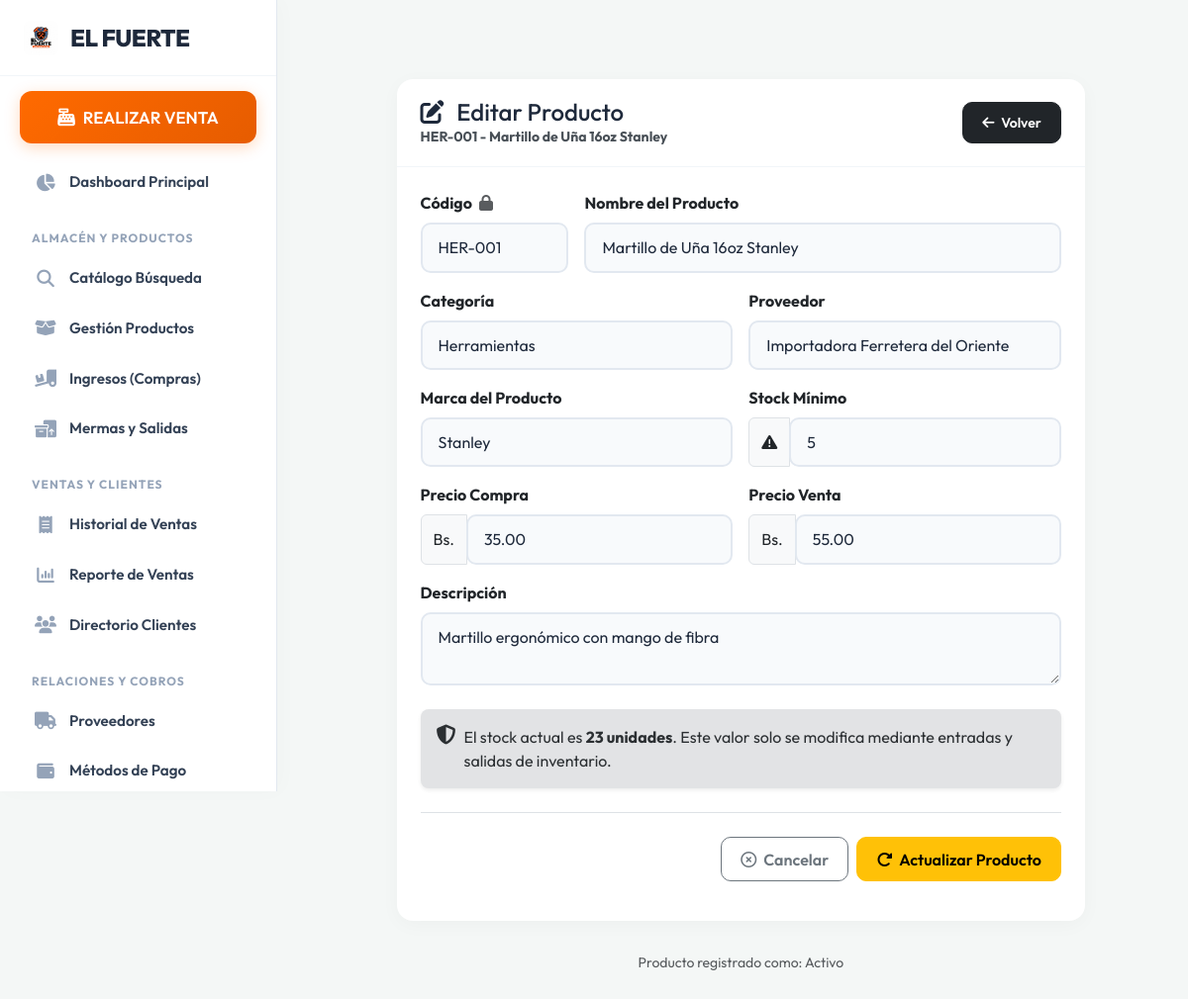
Page /productos/editar/1/ (signed in) on the committed database.
### producto/models.py (models this page shows, shortened)
class Producto(models.Model):
    codigo = models.CharField(
        max_length=50,
        unique=True,
        validators=[MaxLengthValidator(50)],
    )
    nombre = models.CharField(
        max_length=150,
        validators=[MaxLengthValidator(150)],
    )
    descripcion = models.TextField(blank=True, null=True)
    precio_compra = models.DecimalField(
        max_digits=10,
        decimal_places=2,
        validators=[MinValueValidator(Decimal("0.00"))],
    )
    precio_venta = models.DecimalField(
        max_digits=10,
        decimal_places=2,
        validators=[MinValueValidator(Decimal("0.00"))],
    )
    stock_actual = models.IntegerField(
        default=0,
        validators=[MinValueValidator(0)],
    )
    stock_minimo = models.IntegerField(
        default=5,
        validators=[MinValueValidator(0)],
    )
    categoria = models.ForeignKey(
        Categoria,
        on_delete=models.RESTRICT,
    )
    marca = models.ForeignKey(
        Marca,
        on_delete=models.RESTRICT,
        null=True,
        blank=True,
    )
    proveedor = models.ForeignKey(
        Proveedor,
        on_delete=models.RESTRICT,
    )
    activo = models.BooleanField(default=True)
    class Meta:
        verbose_name = "producto"
        verbose_name_plural = "productos"
        ordering = ["nombre"]
        indexes = [
            models.Index(fields=["codigo"]),
            models.Index(fields=["nombre"]),
            models.Index(fields=["activo"]),
            models.Index(fields=["categoria"]),
            models.Index(fields=["proveedor"]),
        ]
        constraints = [
            models.CheckConstraint(
                condition=Q(precio_compra__gte=0),
                name="producto_precio_compra_no_negativo",
            ),
            models.CheckConstraint(
                condition=Q(precio_venta__gte=0),
                name="producto_precio_venta_no_negativo",
            ),
            models.CheckConstraint(
                condition=Q(precio_venta__gte=F("precio_compra")),
                name="producto_precio_venta_mayor_igual_compra",
            ),
            models.CheckConstraint(
                condition=Q(stock_actual__gte=0),
                name="producto_stock_actual_no_negativo",
            ),
            models.CheckConstraint(
                condition=Q(stock_minimo__gte=0),
                name="producto_stock_minimo_no_negativo",
            ),
        ]

### producto/views.py (the view, shortened to what this page needs)
# urls.py: path('productos/editar/<int:producto_id>/', views.editar_producto, name='editar_producto'),
@requiere_permiso("change_producto")
def editar_producto(request, producto_id):
    producto = get_object_or_404(Producto, id=producto_id)
    form = ProductoForm(instance=producto, readonly_codigo=True)
    return render(request, "editar_producto.html", _producto_form_context(form=form, producto=producto))

### administracion/context_processors.py (called while the page is built, shortened)
def permisos_usuario(request):
    if request.user.is_authenticated:
        if request.user.is_superuser:
            from django.contrib.auth.models import Permission
            todos_los_permisos = Permission.objects.exclude(
                content_type__app_label__in=['admin', 'auth', 'contenttypes', 'sessions']
            ).values_list('codename', flat=True)
            return {'perms_ferreteria': list(todos_los_permisos)}
    return {'perms_ferreteria': []}

### producto/forms.py (called while the page is built)
    def _apply_bootstrap(self):
        for field in self.fields.values():
            widget = field.widget
            if isinstance(widget, forms.Select):
                widget.attrs.setdefault("class", "form-select")
            elif isinstance(widget, forms.Textarea):
                widget.attrs.setdefault("class", "form-control")
                widget.attrs.setdefault("rows", 2)
            else:
                widget.attrs.setdefault("class", "form-control")

### producto/models.py (called while the page is built)
    def __str__(self):
        return self.nombre

    def __str__(self):
        return self.nombre

    def __str__(self):
        return self.nombre_empresa

### producto/views.py (called while the page is built)
def _producto_form_context(form=None, producto=None):
    return {
        "form": form,
        "producto": producto,
        "categorias": Categoria.objects.all().order_by("nombre"),
        "proveedores": Proveedor.objects.all().order_by("nombre_empresa"),
        "marcas": Marca.objects.all().order_by("nombre"),
        "codigo_sugerido": form["codigo"].value() if form else _codigo_sugerido(),
    }

### templates/editar_producto.html (shortened to what this page needs)
{% extends 'base.html' %}
{% block contenido %}
<div class="container-fluid px-0">
    <div class="row justify-content-center">
        <div class="col-12 col-xl-10">
            <div class="card shadow border-0 rounded-4 mt-3">
                <div class="card-header bg-warning text-dark py-3 rounded-top-4">
                    <div class="d-flex align-items-center justify-content-between flex-wrap gap-2">
                        <div>
                            <h4 class="mb-0">
                                <i class="fa-solid fa-pen-to-square me-2"></i>
                                Editar Producto
                            </h4>
                            <small class="text-dark-emphasis">
                                {{ producto.codigo }} - {{ producto.nombre }}
                            </small>
                        </div>
                        <a href="{% url 'lista_productos' %}" class="btn btn-dark btn-sm">
                            <i class="fa-solid fa-arrow-left me-1"></i>
                            Volver
                        </a>
                    </div>
                </div>
                <div class="card-body p-4">
                    <form action="{% url 'editar_producto' producto.id %}" method="POST" novalidate>
                        <div class="row g-3 mb-3">
                            <div class="col-12 col-md-3">
                                <label for="{{ form.codigo.id_for_label }}" class="form-label fw-bold">
                                    Código
                                    <i class="fa-solid fa-lock text-muted ms-1"></i>
                                </label>
                                {{ form.codigo }}
                            </div>
                            <div class="col-12 col-md-9">
                                <label for="{{ form.nombre.id_for_label }}" class="form-label fw-bold">
                                    Nombre del Producto
                                </label>
                                {{ form.nombre }}
                            </div>
                        </div>
                        <div class="row g-3 mb-3">
                            <div class="col-12 col-md-6">
                                <label for="{{ form.categoria.id_for_label }}" class="form-label fw-bold">
                                    Categoría
                                </label>
                                {{ form.categoria }}
                            </div>
                            <div class="col-12 col-md-6">
                                <label for="{{ form.proveedor.id_for_label }}" class="form-label fw-bold">
                                    Proveedor
                                </label>
                                {{ form.proveedor }}
                            </div>
                        </div>
                        <div class="row g-3 mb-3">
                            <div class="col-12 col-md-6">
                                <label for="{{ form.marca.id_for_label }}" class="form-label fw-bold">
                                    Marca del Producto
                                </label>
                                {{ form.marca }}
                            </div>
                            <div class="col-12 col-md-6">
                                <label for="{{ form.stock_minimo.id_for_label }}" class="form-label fw-bold">
                                    Stock Mínimo
                                </label>
                                <div class="input-group">
                                    <span class="input-group-text bg-light">
                                        <i class="fa-solid fa-triangle-exclamation"></i>
                                    </span>
                                    {{ form.stock_minimo }}
                                </div>
                            </div>
                        </div>
                        <div class="row g-3 mb-3">
                            <div class="col-12 col-md-6">
                                <label for="{{ form.precio_compra.id_for_label }}" class="form-label fw-bold">
                                    Precio Compra
                                </label>
                                <div class="input-group">
                                    <span class="input-group-text">Bs.</span>
                                    {{ form.precio_compra }}
                                </div>
                            </div>
                            <div class="col-12 col-md-6">
                                <label for="{{ form.precio_venta.id_for_label }}" class="form-label fw-bold">
                                    Precio Venta
                                </label>
                                <div class="input-group">
                                    <span class="input-group-text">Bs.</span>
                                    {{ form.precio_venta }}
                                </div>
                            </div>
                        </div>
                        <div class="mb-4">
                            <label for="{{ form.descripcion.id_for_label }}" class="form-label fw-bold">
                                Descripción
                            </label>
                            {{ form.descripcion }}
                        </div>
                        <div class="alert alert-secondary border-0 shadow-sm rounded-3 py-3" role="alert">
                            <div class="d-flex gap-2">
                                <i class="fa-solid fa-shield-halved fs-5"></i>
                                <div>
                                    El stock actual es <strong>{{ producto.stock_actual }} unidades</strong>.
                                    Este valor solo se modifica mediante entradas y salidas de inventario.
                                </div>
                            </div>
                        </div>
                        <div class="border-top pt-4 mt-4 d-flex flex-column flex-md-row gap-2 justify-content-md-end">
                            <a href="{% url 'lista_productos' %}" class="btn btn-outline-secondary px-4">
                                <i class="fa-regular fa-circle-xmark me-1"></i>
                                Cancelar
                            </a>
                            <button type="submit" class="btn btn-warning px-4">
                                <i class="fa-solid fa-rotate-right me-1"></i>
                                Actualizar Producto
                            </button>
                        </div>
                    </form>
                </div>
            </div>
            <div class="text-center text-muted small mt-3">
                Producto registrado como: {% if producto.activo %}Activo{% else %}Inactivo{% endif %}
            </div>
        </div>
    </div>
</div>
{% endblock %}

### templates/base.html (style rules this page uses)
:root { --primary: #ff6a00; --primary-dark: #e65c00; --secondary: #1e293b; --bg-color: #f4f7f6; --sidebar-bg: #ffffff; --card-bg: #ffffff; --text-main: #334155; --sidebar-width: 280px; }
body { font-family: 'Outfit', sans-serif; background-color: var(--bg-color); color: var(--text-main); margin: 0; display: flex; min-height: 100vh; }
.container, .container-fluid { padding: 2rem; max-width: 1400px; }
.card { background: var(--card-bg); border: none !important; border-radius: 16px !important; box-shadow: 0 4px 20px rgba(0,0,0,0.03) !important; margin-bottom: 2rem; }
.card-header { background: transparent !important; border-bottom: 1px solid #f1f5f9 !important; padding: 1.2rem 1.5rem !important; font-weight: 700 !important; color: var(--secondary) !important; }
.btn { border-radius: 10px !important; font-weight: 600 !important; padding: 0.6rem 1.2rem !important; }
.form-control, .form-select { border-radius: 10px !important; border: 2px solid #e2e8f0 !important; padding: 0.7rem 1rem !important; background: #f8fafc !important; color: var(--secondary) !important; }

### rows in the picture
Producto: codigo "HER-001", nombre "Martillo de Uña 16oz Stanley", categoria "Herramientas", proveedor "Importadora Ferretera del Oriente", marca "Stanley", stock_minimo "5", precio_compra "35.00", precio_venta "55.00", descripcion "Martillo ergonómico con mango de fibra", stock_actual "23"
